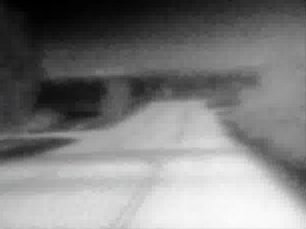
#> input picture pythonOpencv/img/1.jpg, 306 x 229 px
$ python contour.py   (older library calls are emulated)
#> lines starting #> are read from the running program, lines starting #| are printed output that depends on the picture; after the words box and inside, x2 and y2 are one past the last pixel; in counts of white or black regions, pixels touching at a corner belong together
import cv2
import matplotlib.pyplot as plt
image = cv2.imread("img/1.jpg")
#> image is the input picture: shape (229, 306, 3); mean B, G, R 127.3, 127.3, 127.3
# convert to RGB
image = cv2.cvtColor(image, cv2.COLOR_BGR2RGB)
# convert to grayscale
gray = cv2.cvtColor(image, cv2.COLOR_RGB2GRAY)
# create a binary thresholded image
_, binary = cv2.threshold(gray, 155, 255, cv2.THRESH_BINARY_INV)
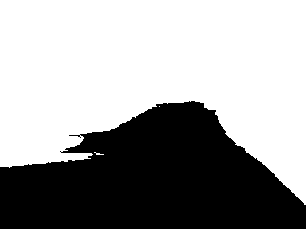
#> binary: shape (229, 306); 62% white; 1 black region
# show it
#plt.imshow(binary, cmap="gray")
#plt.show()

# find the contours from the thresholded image
img, contours, _ = cv2.findContours(binary, cv2.RETR_TREE, cv2.CHAIN_APPROX_SIMPLE)
#> contours = 6 contours, 4 with area under 20; largest, box (x1, y1, x2, y2) and area: (0, 0, 306, 205) 42922, (68, 134, 81, 138) 24
#plt.imshow(img)
#plt.show()
_, binary2 = cv2.threshold(img, 155, 255, cv2.THRESH_BINARY_INV)
#> binary2: shape (229, 306); 38% white; 1 white region, box (x1, y1, x2, y2) and area: (0, 101, 306, 229) 26596
#plt.imshow(binary2, cmap="gray")
#plt.show()
# draw all contours
image = cv2.drawContours(image, contours, -1, (0, 255, 0), 1)
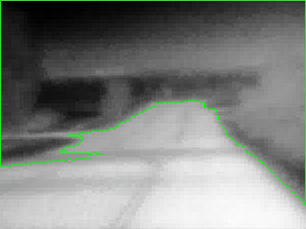
#> image: shape (229, 306, 3); mean R, G, B 125.7, 129.9, 125.7
first = image[0][0][1]
#> first = 255
print(first)
#| 255
print(image.shape)
#| (229, 306, 3)
#color =[0,255,0]
#cv2.fillPoly(image, contours, color)
plt.imshow(image)
plt.show()

# show the image with the drawn contours
added_image = cv2.addWeighted(gray,0.4,binary2,0.1,0)
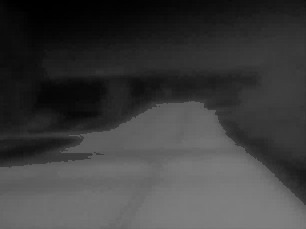
#> added_image: shape (229, 306); min 0, max 126, mean 60.6
#plt.imshow(added_image)
#plt.show()
height = gray.shape[0]
#> height = 229
width = gray.shape[1]
#> width = 306
print(gray.shape)
#| (229, 306)
for x in range(1,width):
    for y in range(1,height):
        if(image[y][x][1]!=255):
            value =gray[y][x]-50
            if value < 0:
                gray[y][x]= 0
            else:
                gray[y][x]=value
        elif image[y][x][1]==255:
            break
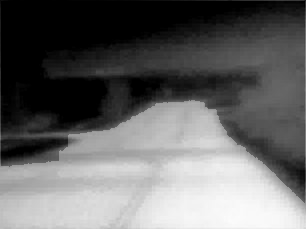
#> gray: shape (229, 306); min 0, max 252, mean 101.6

            #print(added_image[y][x], end=" ")
    #print("")
print(added_image.dtype)
#| uint8
plt.imshow(gray, cmap="gray")
plt.show()

$ run again, with pythonOpencv/img/0371.jpg copied over pythonOpencv/img/1.jpg
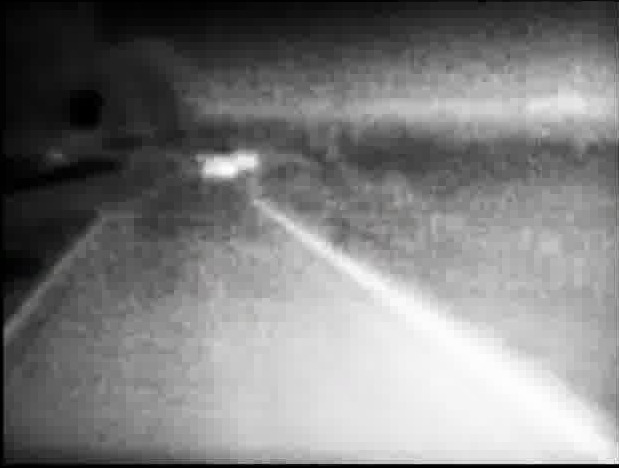
#> input picture pythonOpencv/img/0371.jpg, 619 x 468 px
#> image is the input picture: shape (468, 619, 3); mean B, G, R 125.9, 125.9, 125.9
#> `_, binary = cv2.threshold(gray, 155, 255, cv2.THRESH_BINARY_INV)`:
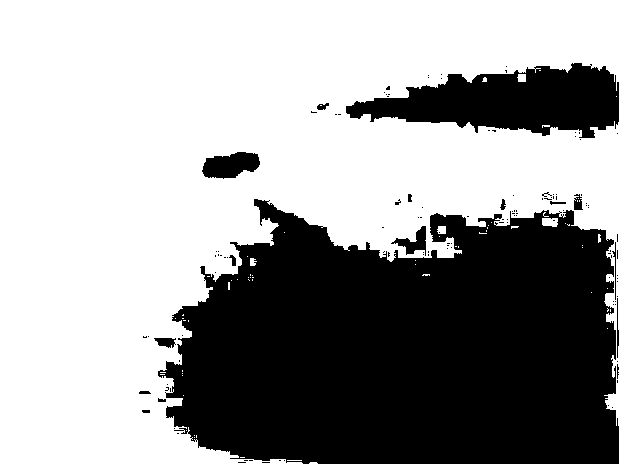
#> binary: shape (468, 619); 61.7% white; 124 black regions (107 under 20 px)
#> contours = 207 contours, 187 with area under 20; largest, box (x1, y1, x2, y2) and area: (0, 0, 619, 468) 177970, (201, 151, 261, 180) 1186, (390, 225, 427, 257) 490, (153, 337, 177, 349) 179, (573, 193, 584, 211) 136
#> binary2: shape (468, 619); 38.3% white; 124 white regions (107 under 20 px), largest, box (x1, y1, x2, y2) and area: (158, 199, 619, 464) 96311, (346, 63, 619, 138) 12265, (202, 152, 260, 179) 1115
#> first = 255
#| 255
#| (468, 619, 3)
#| (468, 619)
#> after the loop `for x in range(1,width):`:
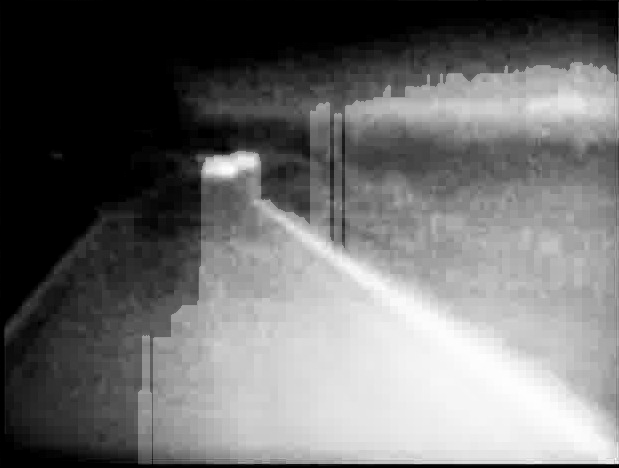
#> gray: shape (468, 619); min 0, max 255, mean 108.4
#| uint8

$ run again, with pythonOpencv/img/2.jpg copied over pythonOpencv/img/1.jpg
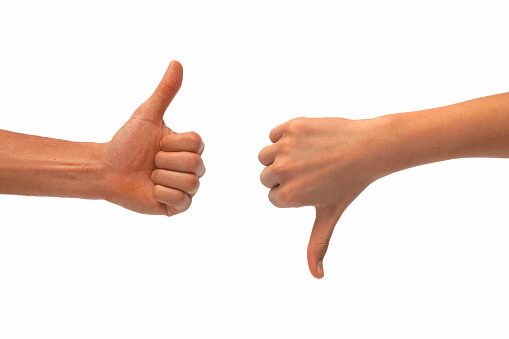
#> input picture pythonOpencv/img/2.jpg, 509 x 339 px
#> image is the input picture: shape (339, 509, 3); mean B, G, R 221.7, 227.3, 242.6
#> `_, binary = cv2.threshold(gray, 155, 255, cv2.THRESH_BINARY_INV)`:
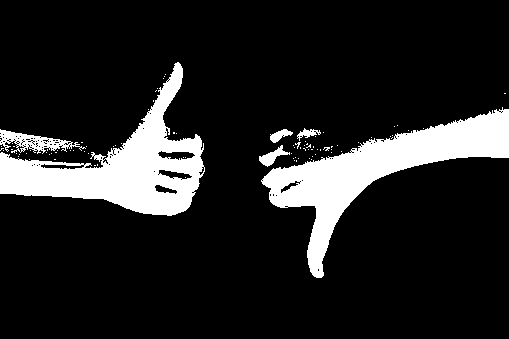
#> binary: shape (339, 509); 13.9% white; 90 white regions (84 under 20 px)
#> contours = 245 contours, 232 with area under 20; largest, box (x1, y1, x2, y2) and area: (0, 62, 205, 216) 11364, (261, 107, 509, 278) 11052, (0, 129, 86, 154) 812, (157, 150, 196, 161) 244, (259, 145, 290, 167) 216
#> binary2: shape (339, 509); 86.1% white; 90 black regions (84 under 20 px), largest, box (x1, y1, x2, y2) and area: (261, 107, 509, 278) 11321, (0, 62, 205, 216) 11110, (0, 129, 86, 154) 833, (259, 145, 290, 167) 255, (270, 129, 293, 143) 162, (297, 128, 321, 141) 127
#> first = 254
#| 254
#| (339, 509, 3)
#| (339, 509)
#> after the loop `for x in range(1,width):`:
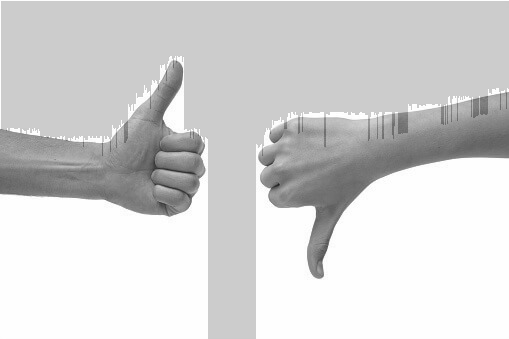
#> gray: shape (339, 509); min 33, max 255, mean 211.3
#| uint8
